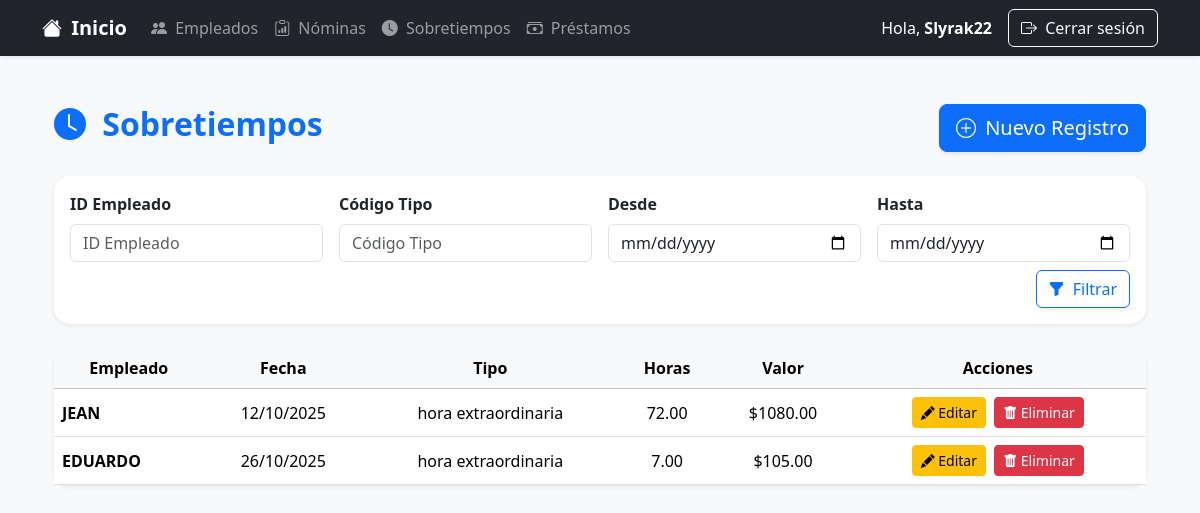
Page /sbtemp/sobretiempos/ (signed in) on the committed database.
### Sbtemp_app/models.py (models this page shows, shortened)
class Sobretiempo(models.Model):
    empleado = models.ForeignKey(Empleado, on_delete=models.CASCADE)
    fecha_registro = models.DateField()
    tipo_sobretiempo = models.ForeignKey(TipoSobretiempo, on_delete=models.CASCADE)
    numero_horas = models.DecimalField(max_digits=6, decimal_places=2)
    valor = models.DecimalField(max_digits=10, decimal_places=2, blank=True)

class TipoSobretiempo(models.Model):
    codigo = models.CharField(max_length=10)
    descripcion = models.CharField(max_length=100)
    factor = models.DecimalField(max_digits=4, decimal_places=2)

### nomina_app/models.py (models this page shows, shortened)
class Empleado(models.Model):
    cedula = models.CharField(max_length=10, unique=True)
    nombre = models.CharField(max_length=100)
    apellido = models.CharField(max_length=100)
    sueldo = models.DecimalField(max_digits=10, decimal_places=2)
    departamento = models.CharField(max_length=100)
    cargo = models.CharField(max_length=100)
    fecha_contratacion = models.DateField()

### Sbtemp_app/views.py (the view)
# urls.py: path('sobretiempos/', views.SobretiempoListView.as_view(), name='sobretiempo_list'),
class SobretiempoListView(LoginRequiredMixin, ListView):
    model = Sobretiempo
    template_name = 'Sbtemp/sobretiempo_list.html'
    context_object_name = 'registros'
    paginate_by = 10
    def get_queryset(self):
        qs = Sobretiempo.objects.all()
        tipo = self.request.GET.get('tipo')
        desde = self.request.GET.get('desde')
        hasta = self.request.GET.get('hasta')
        empleado = self.request.GET.get('empleado')
        if tipo:
            qs = qs.filter(tipo_sobretiempo__codigo=tipo)
        if desde and hasta:
            qs = qs.filter(fecha_registro__range=[desde, hasta])
        if empleado:
            qs = qs.filter(empleado__id=empleado)
        return qs

### templates/Sbtemp/sobretiempo_list.html (shortened to what this page needs)
{% extends 'base.html' %}
{% block content %}
<div class="container py-4">
    <div class="d-flex justify-content-between align-items-center mb-4">
        <h2 class="fw-bold text-primary">
            <i class="bi bi-clock-fill me-2"></i> Sobretiempos
        </h2>
        <a href="{% url 'sbtemp_app:sobretiempo_create' %}" class="btn btn-primary btn-lg shadow-sm">
            <i class="bi bi-plus-circle me-1"></i> Nuevo Registro
        </a>
    </div>
    <div class="card mb-4 shadow-sm rounded-4 border-0">
        <div class="card-body">
            <form method="get" class="row g-3 align-items-end">
                <div class="col-md-3">
                    <label class="form-label fw-semibold">ID Empleado</label>
                    <input type="text" name="empleado" class="form-control" placeholder="ID Empleado"
                        value="{{ request.GET.empleado }}">
                </div>
                <div class="col-md-3">
                    <label class="form-label fw-semibold">Código Tipo</label>
                    <input type="text" name="tipo" class="form-control" placeholder="Código Tipo"
                        value="{{ request.GET.tipo }}">
                </div>
                <div class="col-md-3">
                    <label class="form-label fw-semibold">Desde</label>
                    <input type="date" name="desde" class="form-control" value="{{ request.GET.desde }}">
                </div>
                <div class="col-md-3">
                    <label class="form-label fw-semibold">Hasta</label>
                    <input type="date" name="hasta" class="form-control" value="{{ request.GET.hasta }}">
                </div>
                <div class="col-md-12 d-flex justify-content-end mt-2">
                    <button type="submit" class="btn btn-outline-primary shadow-sm">
                        <i class="bi bi-funnel-fill me-1"></i> Filtrar
                    </button>
                </div>
            </form>
        </div>
    </div>
    <div class="card shadow-sm rounded-4 border-0">
        <div class="card-body p-0">
            <div class="table-responsive">
                <table class="table table-hover align-middle mb-0">
                    <thead class="table-light text-center">
                        <tr>
                            <th>Empleado</th>
                            <th>Fecha</th>
                            <th>Tipo</th>
                            <th>Horas</th>
                            <th>Valor</th>
                            <th>Acciones</th>
                        </tr>
                    </thead>
                    <tbody>
                        {% for registro in registros %}
                        <tr class="text-center">
                            <td class="text-start fw-semibold">{{ registro.empleado.nombre }}</td>
                            <td>{{ registro.fecha_registro|date:"d/m/Y" }}</td>
                            <td>{{ registro.tipo_sobretiempo.descripcion }}</td>
                            <td>{{ registro.numero_horas }}</td>
                            <td>${{ registro.valor }}</td>
                            <td class="text-center">
                                <a href="{% url 'sbtemp_app:sobretiempo_update' registro.pk %}"
                                    class="btn btn-sm btn-warning me-1">
                                    <i class="bi bi-pencil-fill"></i> Editar
                                </a>
                                <a href="{% url 'sbtemp_app:sobretiempo_delete' registro.pk %}"
                                    class="btn btn-sm btn-danger">
                                    <i class="bi bi-trash-fill"></i> Eliminar
                                </a>
                            </td>
                        </tr>
                        {% empty %}
                        <tr>
                            <td colspan="6" class="text-center text-muted py-4">
                                <i class="bi bi-info-circle"></i> No hay registros de sobretiempo.
                            </td>
                        </tr>
                        {% endfor %}
                    </tbody>
                </table>
            </div>
        </div>
    </div>
</div>
{% endblock %}

### templates/base.html (shortened to what this page needs)
<!DOCTYPE html>
<html lang="es">
<head>
    <link rel="stylesheet" href="https://cdn.jsdelivr.net/npm/bootstrap@5.3.2/dist/css/bootstrap.min.css">
    <link rel="stylesheet" href="https://cdn.jsdelivr.net/npm/bootstrap-icons@1.11.1/font/bootstrap-icons.css">
</head>
<body>
    <nav class="navbar navbar-expand-lg navbar-dark bg-dark mb-4 shadow-sm">
        <div class="container">
            <a class="navbar-brand" href="{% url 'nomina_app:dashboard' %}">
                <i class="bi bi-house-fill me-1"></i> Inicio
            </a>
            <div class="collapse navbar-collapse" id="navbarNav">
                {% if user.is_authenticated %}
                <ul class="navbar-nav me-auto mb-2 mb-lg-0">
                    <li class="nav-item">
                        <a class="nav-link" href="{% url 'nomina_app:empleado_list' %}"><i
                                class="bi bi-people-fill me-1"></i> Empleados</a>
                    </li>
                    <li class="nav-item">
                        <a class="nav-link" href="{% url 'nomina_app:nomina_list' %}"><i
                                class="bi bi-clipboard-data me-1"></i> Nóminas</a>
                    </li>
                    <li class="nav-item">
                        <a class="nav-link" href="{% url 'sbtemp_app:sobretiempo_list' %}"><i
                                class="bi bi-clock-fill me-1"></i> Sobretiempos</a>
                    </li>
                    <li class="nav-item">
                        <a class="nav-link" href="{% url 'prestamos:prestamos_list' %}"><i
                                class="bi bi-cash-stack me-1"></i> Préstamos</a>
                    </li>
                </ul>
                <div class="d-flex align-items-center">
                    <span class="navbar-text text-white me-3">Hola, <strong>{{ user.username }}</strong></span>
                    <a class="btn btn-outline-light" href="{% url 'nomina_app:logout' %}"><i
                            class="bi bi-box-arrow-right me-1"></i> Cerrar sesión</a>
                </div>
                {% else %}
                <a class="btn btn-outline-light ms-auto" href="{% url 'nomina_app:login' %}">
                    <i class="bi bi-box-arrow-in-right me-1"></i> Iniciar sesión
                </a>
                {% endif %}
            </div>
        </div>
    </nav>
    <div class="container mb-5">
        {% block content %}{% endblock %}
    </div>
</body>
</html>

### templates/base.html (style rules this page uses)
body { background-color: #f8f9fa; }
.navbar-brand { font-weight: bold; }
.card { border-radius: 1rem; }
.table th, .table td { vertical-align: middle; }
.btn-lg { min-width: 140px; }

### rows in the picture
Sobretiempo: empleado.nombre "JEAN", fecha_registro "12/10/2025", tipo_sobretiempo.descripcion "hora extraordinaria", numero_horas "72.00", valor "1080.00"
Sobretiempo: empleado.nombre "EDUARDO", fecha_registro "26/10/2025", tipo_sobretiempo.descripcion "hora extraordinaria", numero_horas "7.00", valor "105.00"

### other values in the picture
{{ user.username }} "Slyrak22"
